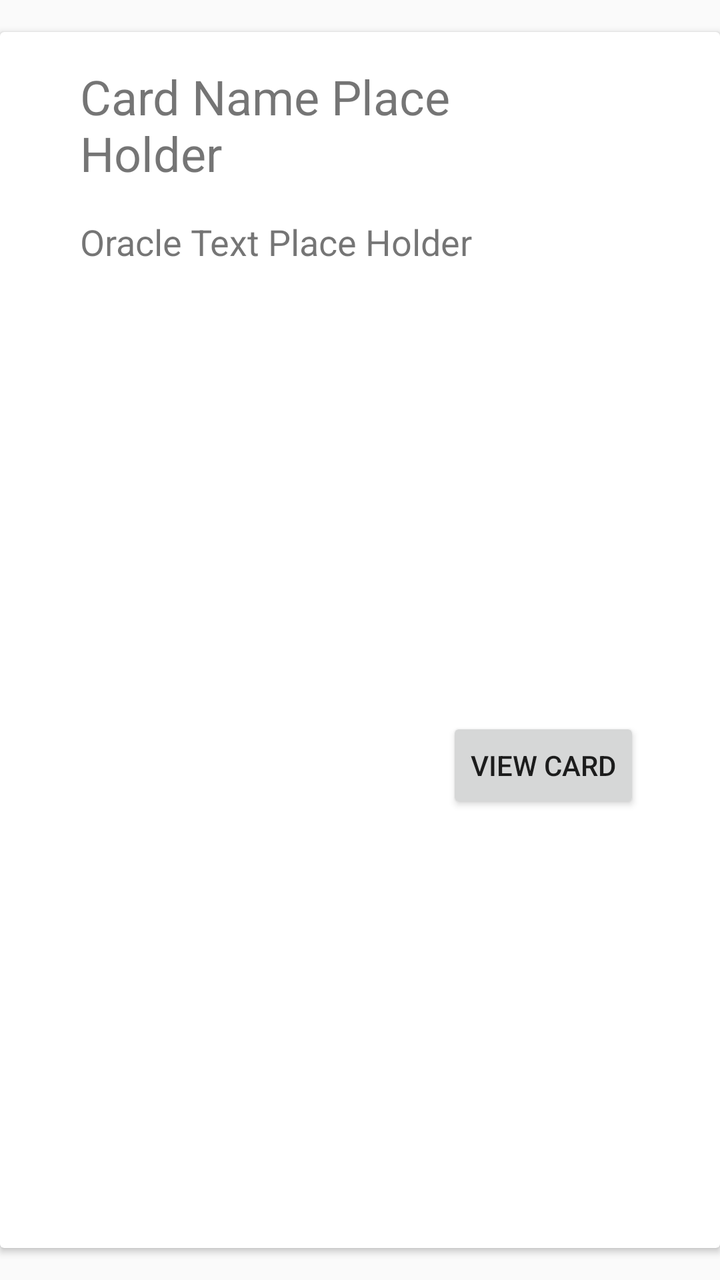
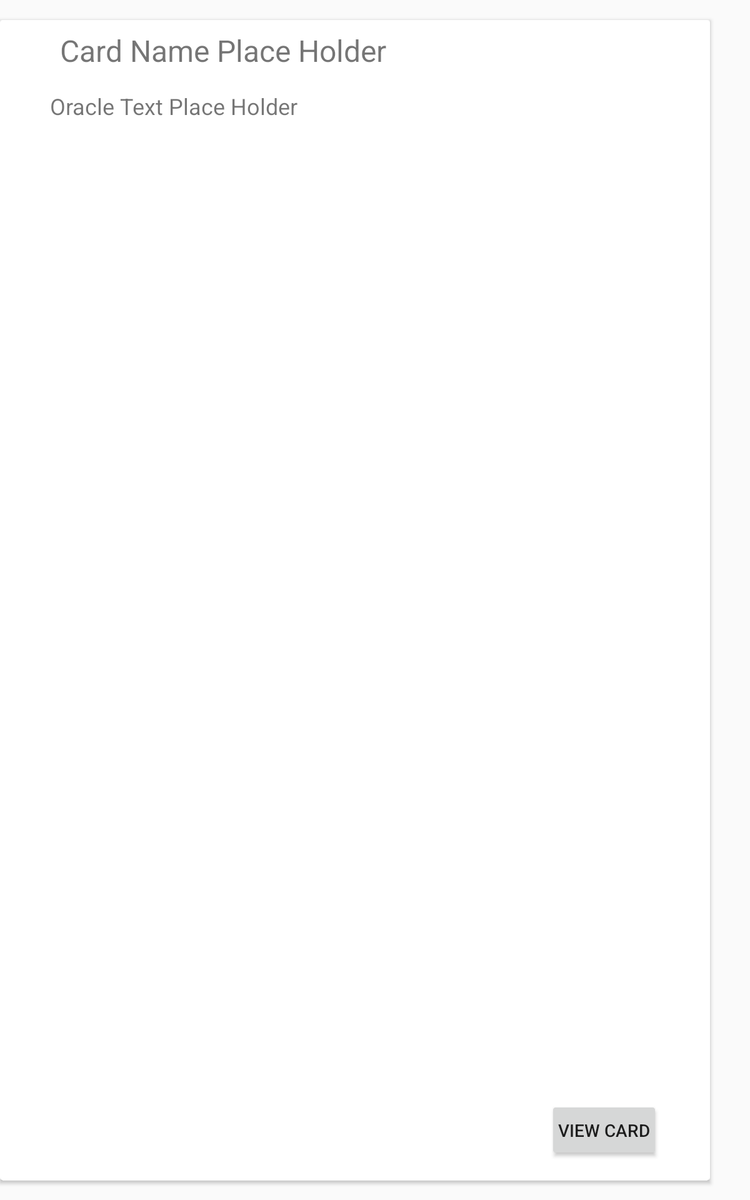

Two renders of one Android screen. The first uses the default layout on a phone; the second uses the alternative layout the repository ships for a different screen configuration, on a matching device. The two XML files are below.
<!-- AndroidManifest.xml: application theme AppTheme -->
<!-- res/layout/fragment_card_view_oracle.xml -->
<?xml version="1.0" encoding="utf-8"?>
<androidx.cardview.widget.CardView xmlns:android="http://schemas.android.com/apk/res/android"
    xmlns:tools="http://schemas.android.com/tools"
    android:layout_width="match_parent"
    xmlns:app="http://schemas.android.com/apk/res-auto"
    android:padding="8sp"
    android:layout_marginBottom="16sp"
    android:layout_marginTop="16sp"
    android:layout_height="match_parent">

    <androidx.constraintlayout.widget.ConstraintLayout
        android:paddingStart="32sp"
        android:paddingEnd="32sp"
        android:layout_width="match_parent"
        android:layout_height="match_parent">

        <TextView
            android:textSize="24sp"
            android:id="@+id/card_name"
            android:layout_width="match_parent"
            android:layout_height="wrap_content"
            android:layout_marginStart="8dp"
            android:layout_marginTop="16dp"
            android:layout_marginEnd="48dp"
            android:text="@string/card_name_place_holder"
            app:layout_constraintStart_toStartOf="parent"
            app:layout_constraintTop_toTopOf="parent" />

        <LinearLayout
            android:layout_margin="8sp"
            android:layout_width="wrap_content"
            android:layout_height="wrap_content"
            android:orientation="horizontal"
            app:layout_constraintBottom_toBottomOf="@+id/card_name"
            app:layout_constraintEnd_toEndOf="parent"
            app:layout_constraintTop_toTopOf="@+id/card_name">

            <androidx.recyclerview.widget.RecyclerView
                android:id="@+id/manamoji_holder"
                android:layout_width="wrap_content"
                android:layout_height="24sp"
                android:orientation="horizontal" />

        </LinearLayout>

        <TextView
            android:textSize="18sp"
            android:id="@+id/oracle_text"
            android:layout_width="match_parent"
            android:layout_height="wrap_content"
            android:layout_marginTop="8dp"
            android:paddingBottom="16sp"
            android:padding="8sp"
            android:text="@string/oracle_text_place_holder"
            app:layout_constraintEnd_toEndOf="parent"
            app:layout_constraintStart_toStartOf="parent"
            app:layout_constraintTop_toBottomOf="@id/card_name" />

        <Button
            android:id="@+id/open_card_on_scryfall"
            android:layout_width="wrap_content"
            android:layout_height="wrap_content"
            android:layout_marginTop="8dp"
            android:layout_marginEnd="8dp"
            android:layout_marginBottom="8dp"
            android:text="@string/view_card"
            app:layout_constraintBottom_toBottomOf="parent"
            app:layout_constraintEnd_toEndOf="parent"
            app:layout_constraintTop_toBottomOf="@+id/oracle_text" />

    </androidx.constraintlayout.widget.ConstraintLayout>

</androidx.cardview.widget.CardView>
<!-- resources referenced by this layout -->
<resources>
  <string name="card_name_place_holder">Card Name Place Holder</string>
  <string name="oracle_text_place_holder">Oracle Text Place Holder</string>
  <string name="view_card">View Card</string>
  <style name="AppTheme" parent="@style/Theme.AppCompat.DayNight.NoActionBar">
          
          <item name="colorPrimary">@color/colorPrimary</item>
          <item name="colorPrimaryDark">@color/colorPrimaryDark</item>
          <item name="colorAccent">@color/colorAccent</item>
          <item name="android:navigationBarColor">#00FFFFFF</item>
      </style>
  <color name="colorPrimary">#837cba</color>
  <color name="colorPrimaryDark">#635d8c</color>
  <color name="colorAccent">#45ab8e</color>
</resources>
<!-- res/layout-sw600dp/fragment_card_view_oracle.xml (the repository's variant of the layout above) -->
<!-- drawn on a 7-inch tablet held upright -->
<?xml version="1.0" encoding="utf-8"?>
<androidx.cardview.widget.CardView xmlns:android="http://schemas.android.com/apk/res/android"
    xmlns:tools="http://schemas.android.com/tools"
    android:layout_width="match_parent"
    xmlns:app="http://schemas.android.com/apk/res-auto"
    android:padding="8sp"
    android:layout_marginEnd="32sp"
    android:layout_marginBottom="16sp"
    android:layout_marginTop="16sp"
    android:layout_height="match_parent">

    <androidx.constraintlayout.widget.ConstraintLayout
        android:paddingStart="32sp"
        android:paddingEnd="32sp"
        android:layout_width="match_parent"
        android:layout_height="match_parent">

        <LinearLayout
            android:id="@+id/linearLayout"
            android:layout_width="match_parent"
            android:layout_height="wrap_content"
            android:layout_marginTop="16dp"
            android:layout_margin="8sp"
            android:orientation="horizontal"
            app:layout_constraintEnd_toEndOf="parent"
            app:layout_constraintStart_toStartOf="parent"
            app:layout_constraintTop_toTopOf="parent">

            <TextView
                android:id="@+id/card_name"
                android:layout_width="wrap_content"
                android:layout_height="wrap_content"
                android:layout_marginStart="8dp"
                android:text="@string/card_name_place_holder"
                android:textSize="24sp"
                android:layout_weight="3"
                app:layout_constraintStart_toStartOf="parent"
                app:layout_constraintTop_toTopOf="parent" />

            <androidx.recyclerview.widget.RecyclerView
                android:id="@+id/manamoji_holder"
                android:layout_width="wrap_content"
                android:layout_height="24sp"
                android:layout_weight="1"
                android:orientation="horizontal" />

        </LinearLayout>

        <TextView
            android:textSize="18sp"
            android:id="@+id/oracle_text"
            android:layout_width="match_parent"
            android:layout_height="wrap_content"
            android:layout_marginTop="8dp"
            android:paddingBottom="16sp"
            android:padding="8sp"
            android:text="@string/oracle_text_place_holder"
            app:layout_constraintEnd_toEndOf="parent"
            app:layout_constraintStart_toStartOf="parent"
            app:layout_constraintTop_toBottomOf="@id/linearLayout" />

        <Button
            android:id="@+id/open_card_on_scryfall"
            android:layout_width="wrap_content"
            android:layout_height="wrap_content"
            android:layout_marginTop="8dp"
            android:layout_marginEnd="8dp"
            android:layout_marginBottom="16dp"
            android:padding="8sp"
            android:text="@string/view_card"
            app:layout_constraintBottom_toBottomOf="parent"
            app:layout_constraintEnd_toEndOf="parent" />

    </androidx.constraintlayout.widget.ConstraintLayout>

</androidx.cardview.widget.CardView>
